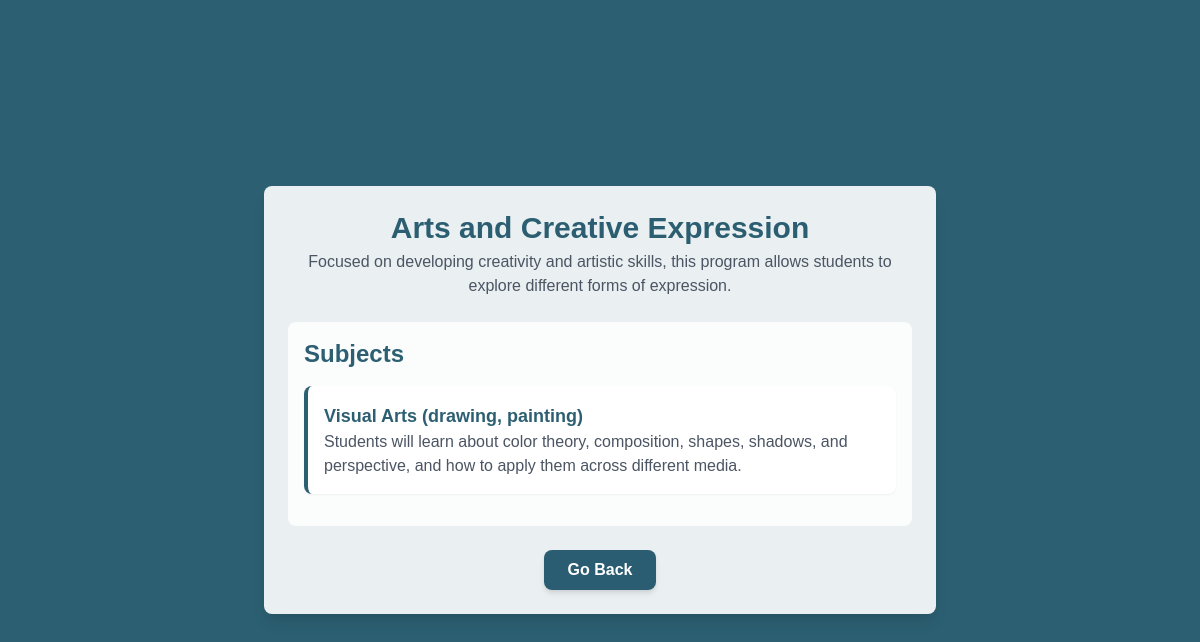
The app's page /Donantes/programa_detalle.php?id=6 with its own data.
### tables this page shows
CREATE TABLE `programas` (
  `id` int(11) NOT NULL,
  `nombre` varchar(100) DEFAULT NULL,
  `descripcion` text DEFAULT NULL,
  `FK_materia` int(11) DEFAULT NULL,
  `FK_tipo_usuario` int(11) DEFAULT NULL
);

CREATE TABLE `materias` (
  `id` int(11) NOT NULL,
  `nombre_materia` varchar(100) DEFAULT NULL,
  `objetivos` text DEFAULT NULL,
  `actividades` text DEFAULT NULL,
  `unidad` varchar(50) DEFAULT NULL
);

### Conexion/contacto.php (called while the page is built, shortened)
<?php
    include ('conexion.php');
    class Contacto extends Conexion
    {
    public function __construct() {
        $this->conexion = new mysqli('localhost', 'root', '', 'unityclass');
    }
    public function obtener_programa_por_id($id) {
        $this->sentencia = "SELECT * FROM programas WHERE id = $id";
        $result = $this->ejecutar_sentencia();
        return $result->fetch_assoc();
    }
    public function obtener_materias_por_programa($id_programa) {
        $this->sentencia = "
            SELECT nombre_materia, objetivos
            FROM materias
            WHERE id IN (SELECT FK_materia FROM programas WHERE id = ?)
        ";
        $stmt = $this->conexion->prepare($this->sentencia);
        $stmt->bind_param("i", $id_programa);
        $stmt->execute();
        $result = $stmt->get_result();
        return $result;
    }
}
?>

### Conexion/conexion.php (called while the page is built, shortened)
<?php
class Conexion {
    private $host = 'localhost';
    private $usuario = 'root';
    private $password = '';
    private $base = 'unityclass';
    public $sentencia;
    public $conexion;
    public function abrir_conexion() {
        $this->conexion = new mysqli($this->host, $this->usuario, $this->password, $this->base);
    }
    public function ejecutar_sentencia() {
        $bandera = $this->conexion->query($this->sentencia);
        return $bandera;
    }
}
?>

### Donantes/programa_detalle.php (the view, shortened to what this page needs)
<!DOCTYPE html>
<html lang="es">
<head>
    <link href="https://cdn.jsdelivr.net/npm/tailwindcss@2.2.19/dist/tailwind.min.css" rel="stylesheet">
</head>
<body class="min-h-screen flex items-center justify-center">
    <?php
    include '../Conexion/contacto.php';
    $contacto = new Contacto();
    $programa = null;
    $materias = [];
    if (isset($_GET['id'])) {
        $id = $_GET['id'];
        $programa = $contacto->obtener_programa_por_id($id);
        $materias = $contacto->obtener_materias_por_programa($id);
    }
    ?>
    <div class="w-full max-w-2xl mx-auto p-6 card-background shadow-lg rounded-lg">
        <div class="text-center">
            <h1 class="text-3xl font-bold primary-color mb-1">
                <?php echo htmlspecialchars($programa['nombre'] ?? 'Program Name Not Available'); ?>
            </h1>
            <p class="text-gray-600 mb-6">
                <?php echo htmlspecialchars($programa['descripcion'] ?? 'Description Not Available'); ?>
            </p>
        </div>
        <div class="secondary-bg p-4 rounded-lg">
            <h2 class="text-2xl font-semibold primary-color mb-4">Subjects</h2>
            <ul>
                <?php if (!empty($materias)) : ?>
                    <?php foreach ($materias as $materia) : ?>
                        <li class="p-4 mb-4 bg-white rounded-lg shadow-sm border-l-4" style="border-color: rgba(22, 78, 99, 0.9);">
                            <h3 class="text-lg font-bold primary-color">
                                <?php echo htmlspecialchars($materia['nombre_materia'] ?? 'Nombre no disponible'); ?>
                            </h3>
                            <p class="text-gray-600">
                                <?php echo htmlspecialchars($materia['objetivos'] ?? 'Objetivos no disponibles'); ?>
                            </p>
                        </li>
                    <?php endforeach; ?>
                <?php else : ?>
                    <li class="p-4 text-center text-gray-500">No subjects available</li>
                <?php endif; ?>
            </ul>
        </div>
        <div class="mt-6 text-center">
            <a href="dashboard.php" class="inline-block primary-bg text-white font-semibold px-6 py-2 rounded-lg shadow-md hover:bg-blue-800 transition duration-200">Go Back</a>
        </div>
    </div>
</body>
</html>

### Donantes/programa_detalle.php (style rules this page uses)
body { background-color: rgba(22, 78, 99, 0.9); font-family: 'Arial', sans-serif; }
.card-background { background-color: rgba(255, 255, 255, 0.9); }
.primary-color { color: rgba(22, 78, 99, 0.9); }
.primary-bg { background-color: rgba(22, 78, 99, 0.9); }
.secondary-bg { background-color: rgba(255, 255, 255, 0.8); }

### records on screen
programas: nombre "Arts and Creative Expression", descripcion "Focused on developing creativity and artistic skills, this program allows students to explore different forms of expression."
materias: nombre_materia "Visual Arts (drawing, painting)", objetivos "Students will learn about color theory, composition, shapes, shadows, and perspective, and how to apply them across different media."
